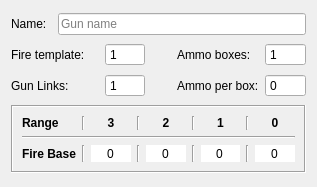
<?xml version="1.0" encoding="UTF-8"?>
<ui version="4.0">
 <class>GunEditorTab</class>
 <widget class="QWidget" name="GunEditorTab">
  <property name="geometry">
   <rect>
    <x>0</x>
    <y>0</y>
    <width>317</width>
    <height>187</height>
   </rect>
  </property>
  <property name="windowTitle">
   <string>Form</string>
  </property>
  <layout class="QGridLayout" name="gridLayout">
   <item row="0" column="0">
    <widget class="QLabel" name="label_10">
     <property name="text">
      <string>Name:</string>
     </property>
    </widget>
   </item>
   <item row="1" column="0" colspan="2">
    <widget class="QLabel" name="label_9">
     <property name="text">
      <string>Fire template:</string>
     </property>
    </widget>
   </item>
   <item row="1" column="2">
    <widget class="QSpinBox" name="fire_template_spin">
     <property name="toolTip">
      <string>Belt fed guns should be set to 1 box</string>
     </property>
     <property name="buttonSymbols">
      <enum>QAbstractSpinBox::NoButtons</enum>
     </property>
     <property name="minimum">
      <number>1</number>
     </property>
     <property name="maximum">
      <number>17</number>
     </property>
    </widget>
   </item>
   <item row="1" column="3">
    <widget class="QToolButton" name="toolButton">
     <property name="maximumSize">
      <size>
       <width>20</width>
       <height>20</height>
      </size>
     </property>
     <property name="cursor">
      <cursorShape>WhatsThisCursor</cursorShape>
     </property>
     <property name="text">
      <string/>
     </property>
     <property name="autoRaise">
      <bool>true</bool>
     </property>
    </widget>
   </item>
   <item row="2" column="0" colspan="2">
    <widget class="QLabel" name="label_12">
     <property name="text">
      <string>Gun Links:</string>
     </property>
    </widget>
   </item>
   <item row="3" column="0" colspan="6">
    <widget class="QFrame" name="fire_base_frame">
     <property name="sizePolicy">
      <sizepolicy hsizetype="Preferred" vsizetype="Maximum">
       <horstretch>0</horstretch>
       <verstretch>0</verstretch>
      </sizepolicy>
     </property>
     <property name="autoFillBackground">
      <bool>true</bool>
     </property>
     <property name="frameShape">
      <enum>QFrame::Box</enum>
     </property>
     <property name="frameShadow">
      <enum>QFrame::Sunken</enum>
     </property>
     <layout class="QGridLayout" name="gridLayout_3">
      <item row="0" column="6">
       <widget class="QLabel" name="label_7">
        <property name="font">
         <font>
          <weight>75</weight>
          <bold>true</bold>
         </font>
        </property>
        <property name="text">
         <string>1</string>
        </property>
        <property name="alignment">
         <set>Qt::AlignCenter</set>
        </property>
       </widget>
      </item>
      <item row="0" column="8">
       <widget class="QLabel" name="label_11">
        <property name="font">
         <font>
          <weight>75</weight>
          <bold>true</bold>
         </font>
        </property>
        <property name="text">
         <string>0</string>
        </property>
        <property name="alignment">
         <set>Qt::AlignCenter</set>
        </property>
       </widget>
      </item>
      <item row="2" column="3">
       <widget class="Line" name="line_14">
        <property name="orientation">
         <enum>Qt::Vertical</enum>
        </property>
       </widget>
      </item>
      <item row="0" column="7">
       <widget class="Line" name="line_12">
        <property name="orientation">
         <enum>Qt::Vertical</enum>
        </property>
       </widget>
      </item>
      <item row="2" column="7">
       <widget class="Line" name="line_16">
        <property name="orientation">
         <enum>Qt::Vertical</enum>
        </property>
       </widget>
      </item>
      <item row="1" column="0" colspan="9">
       <widget class="Line" name="line">
        <property name="orientation">
         <enum>Qt::Horizontal</enum>
        </property>
       </widget>
      </item>
      <item row="2" column="0">
       <widget class="QLabel" name="label_2">
        <property name="font">
         <font>
          <weight>75</weight>
          <bold>true</bold>
         </font>
        </property>
        <property name="text">
         <string>Fire Base</string>
        </property>
       </widget>
      </item>
      <item row="0" column="2">
       <widget class="QLabel" name="label_5">
        <property name="font">
         <font>
          <weight>75</weight>
          <bold>true</bold>
         </font>
        </property>
        <property name="text">
         <string>3</string>
        </property>
        <property name="alignment">
         <set>Qt::AlignCenter</set>
        </property>
       </widget>
      </item>
      <item row="0" column="4">
       <widget class="QLabel" name="label_6">
        <property name="font">
         <font>
          <weight>75</weight>
          <bold>true</bold>
         </font>
        </property>
        <property name="text">
         <string>2</string>
        </property>
        <property name="alignment">
         <set>Qt::AlignCenter</set>
        </property>
       </widget>
      </item>
      <item row="0" column="5">
       <widget class="Line" name="line_11">
        <property name="orientation">
         <enum>Qt::Vertical</enum>
        </property>
       </widget>
      </item>
      <item row="2" column="1">
       <widget class="Line" name="line_13">
        <property name="orientation">
         <enum>Qt::Vertical</enum>
        </property>
       </widget>
      </item>
      <item row="0" column="0">
       <widget class="QLabel" name="label_3">
        <property name="font">
         <font>
          <weight>75</weight>
          <bold>true</bold>
         </font>
        </property>
        <property name="text">
         <string>Range</string>
        </property>
       </widget>
      </item>
      <item row="0" column="1">
       <widget class="Line" name="line_2">
        <property name="orientation">
         <enum>Qt::Vertical</enum>
        </property>
       </widget>
      </item>
      <item row="2" column="5">
       <widget class="Line" name="line_15">
        <property name="orientation">
         <enum>Qt::Vertical</enum>
        </property>
       </widget>
      </item>
      <item row="0" column="3">
       <widget class="Line" name="line_7">
        <property name="orientation">
         <enum>Qt::Vertical</enum>
        </property>
       </widget>
      </item>
      <item row="2" column="2">
       <widget class="QSpinBox" name="fire_base_3">
        <property name="frame">
         <bool>false</bool>
        </property>
        <property name="alignment">
         <set>Qt::AlignCenter</set>
        </property>
        <property name="buttonSymbols">
         <enum>QAbstractSpinBox::NoButtons</enum>
        </property>
        <property name="correctionMode">
         <enum>QAbstractSpinBox::CorrectToNearestValue</enum>
        </property>
       </widget>
      </item>
      <item row="2" column="4">
       <widget class="QSpinBox" name="fire_base_2">
        <property name="frame">
         <bool>false</bool>
        </property>
        <property name="alignment">
         <set>Qt::AlignCenter</set>
        </property>
        <property name="buttonSymbols">
         <enum>QAbstractSpinBox::NoButtons</enum>
        </property>
        <property name="correctionMode">
         <enum>QAbstractSpinBox::CorrectToNearestValue</enum>
        </property>
       </widget>
      </item>
      <item row="2" column="6">
       <widget class="QSpinBox" name="fire_base_1">
        <property name="frame">
         <bool>false</bool>
        </property>
        <property name="alignment">
         <set>Qt::AlignCenter</set>
        </property>
        <property name="buttonSymbols">
         <enum>QAbstractSpinBox::NoButtons</enum>
        </property>
        <property name="correctionMode">
         <enum>QAbstractSpinBox::CorrectToNearestValue</enum>
        </property>
       </widget>
      </item>
      <item row="2" column="8">
       <widget class="QSpinBox" name="fire_base_0">
        <property name="frame">
         <bool>false</bool>
        </property>
        <property name="alignment">
         <set>Qt::AlignCenter</set>
        </property>
        <property name="buttonSymbols">
         <enum>QAbstractSpinBox::NoButtons</enum>
        </property>
        <property name="correctionMode">
         <enum>QAbstractSpinBox::CorrectToNearestValue</enum>
        </property>
       </widget>
      </item>
     </layout>
    </widget>
   </item>
   <item row="2" column="2">
    <widget class="QSpinBox" name="gun_links">
     <property name="buttonSymbols">
      <enum>QAbstractSpinBox::NoButtons</enum>
     </property>
     <property name="minimum">
      <number>1</number>
     </property>
    </widget>
   </item>
   <item row="2" column="4">
    <widget class="QLabel" name="label_8">
     <property name="text">
      <string>Ammo per box:</string>
     </property>
    </widget>
   </item>
   <item row="2" column="5">
    <widget class="QSpinBox" name="ammo_per_box">
     <property name="toolTip">
      <string>Belt fed guns should be set to 1 box</string>
     </property>
     <property name="buttonSymbols">
      <enum>QAbstractSpinBox::NoButtons</enum>
     </property>
     <property name="minimum">
      <number>0</number>
     </property>
    </widget>
   </item>
   <item row="1" column="5">
    <widget class="QSpinBox" name="ammo_box_count">
     <property name="toolTip">
      <string>Belt fed guns should be set to 1 box</string>
     </property>
     <property name="buttonSymbols">
      <enum>QAbstractSpinBox::NoButtons</enum>
     </property>
     <property name="minimum">
      <number>1</number>
     </property>
    </widget>
   </item>
   <item row="1" column="4">
    <widget class="QLabel" name="label_4">
     <property name="text">
      <string>Ammo boxes:</string>
     </property>
    </widget>
   </item>
   <item row="0" column="1" colspan="5">
    <widget class="QLineEdit" name="gun_name">
     <property name="placeholderText">
      <string>Gun name</string>
     </property>
    </widget>
   </item>
  </layout>
 </widget>
 <resources/>
 <connections/>
</ui>
